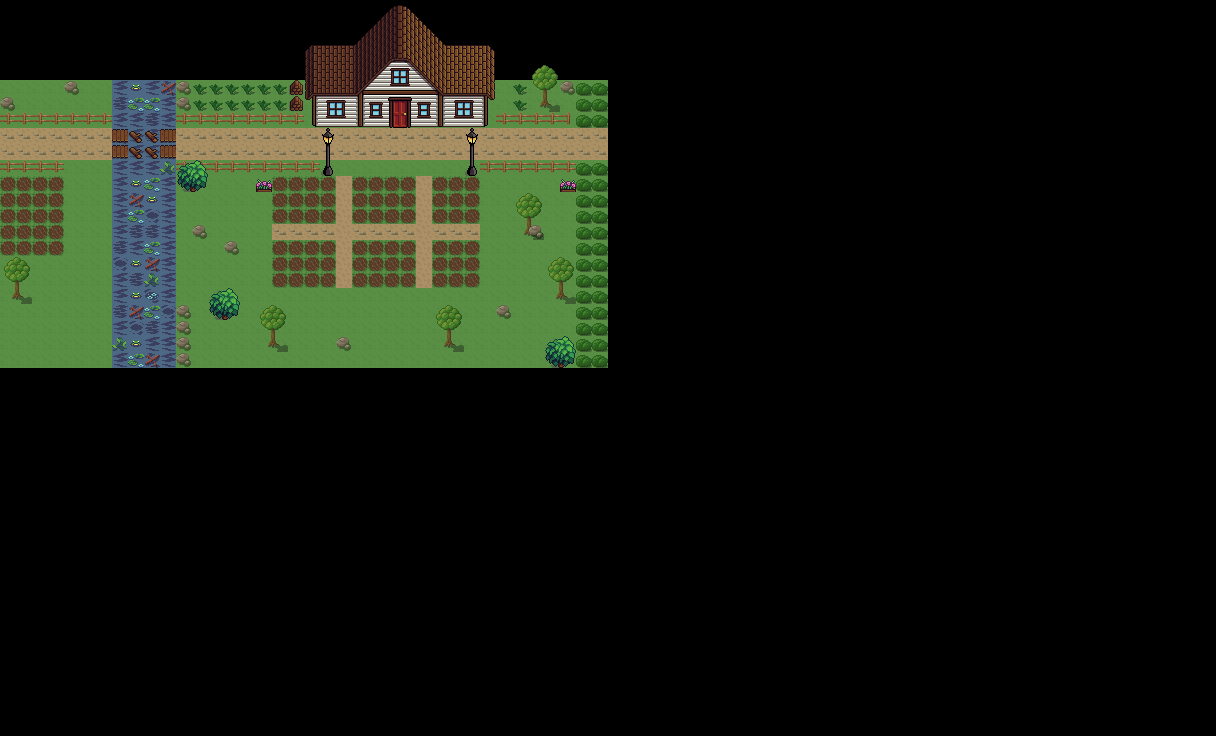

A 2D game scene composited from a Tiled map and its tileset images. What follows is a short description and the map's XML, with every tile layer's data as written:
An orthogonal 76x46 tile map with 16x16 px tiles, 3 tile layers (Layer_0, Layer_1, Layer_2).

<map version="1.10" tiledversion="1.11.0" orientation="orthogonal" renderorder="right-down" width="76" height="46" tilewidth="16" tileheight="16" infinite="0" nextlayerid="4" nextobjectid="1">
  <tileset firstgid="1" name="spritefusion" tilewidth="16" tileheight="16" tilecount="96" columns="8">
    <image source="spritesheet.png" width="128" height="192" />
  </tileset>
  <layer id="1" name="Layer_0" width="38" height="23">
    <properties>
      <property name="collider" type="bool" value="false" />
    </properties>
    <data encoding="csv">
0,0,0,0,0,0,0,0,0,0,0,0,0,0,0,0,0,0,0,0,0,0,0,0,0,0,0,0,0,0,0,0,0,0,0,0,0,0,
0,0,0,0,0,0,0,0,0,0,0,0,0,0,0,0,0,0,0,0,0,0,0,0,0,0,0,0,0,0,0,0,0,0,0,0,0,0,
0,0,0,0,0,0,0,0,0,0,0,0,0,0,0,0,0,0,0,0,0,0,0,0,0,0,0,0,0,0,0,0,0,0,0,0,0,0,
0,0,0,0,0,0,0,0,0,0,0,0,0,0,0,0,0,0,0,0,0,0,0,0,0,0,0,0,0,0,0,0,0,0,0,0,0,0,
0,0,0,0,0,0,0,0,0,0,0,0,0,0,0,0,0,0,0,0,0,0,0,0,0,0,0,0,0,0,0,0,0,0,0,0,0,0,
13,13,13,13,13,13,13,13,13,13,13,13,13,13,13,13,13,13,13,13,13,13,13,13,13,13,13,13,13,13,13,13,13,13,13,13,13,13,
13,13,13,13,13,13,13,13,13,13,13,13,13,13,13,13,13,13,13,13,13,13,13,13,13,13,13,13,13,13,13,13,13,13,13,13,13,13,
13,13,13,13,13,13,13,13,13,13,13,13,13,13,13,13,13,13,13,13,13,13,13,13,13,13,13,13,13,13,13,13,13,13,13,13,13,13,
13,13,13,13,13,13,13,13,13,13,13,13,13,13,13,13,13,13,13,13,13,13,13,13,13,13,13,13,13,13,13,13,13,13,13,13,13,13,
13,13,13,13,13,13,13,13,13,13,13,13,13,13,13,13,13,13,13,13,13,13,13,13,13,13,13,13,13,13,13,13,13,13,13,13,13,13,
13,13,13,13,13,13,13,13,13,13,13,13,13,13,13,13,13,13,13,13,13,13,13,13,13,13,13,13,13,13,13,13,13,13,13,13,13,13,
13,13,13,13,13,13,13,13,13,13,13,13,13,13,13,13,13,13,13,13,13,13,13,13,13,13,13,13,13,13,13,13,13,13,13,13,13,13,
13,13,13,13,13,13,13,13,13,13,13,13,13,13,13,13,13,13,13,13,13,13,13,13,13,13,13,13,13,13,13,13,13,13,13,13,13,13,
13,13,13,13,13,13,13,13,13,13,13,13,13,13,13,13,13,13,13,13,13,13,13,13,13,13,13,13,13,13,13,13,13,13,13,13,13,13,
13,13,13,13,13,13,13,13,13,13,13,13,13,13,13,13,13,13,13,13,13,13,13,13,13,13,13,13,13,13,13,13,13,13,13,13,13,13,
13,13,13,13,13,13,13,13,13,13,13,13,13,13,13,13,13,13,13,13,13,13,13,13,13,13,13,13,13,13,13,13,13,13,13,13,13,13,
13,13,13,13,13,13,13,13,13,13,13,13,13,13,13,13,13,13,13,13,13,13,13,13,13,13,13,13,13,13,13,13,13,13,13,13,13,13,
13,13,13,13,13,13,13,13,13,13,13,13,13,13,13,13,13,13,13,13,13,13,13,13,13,13,13,13,13,13,13,13,13,13,13,13,13,13,
13,13,13,13,13,13,13,13,13,13,13,13,13,13,13,13,13,13,13,13,13,13,13,13,13,13,13,13,13,13,13,13,13,13,13,13,13,13,
13,13,13,13,13,13,13,13,13,13,13,13,13,13,13,13,13,13,13,13,13,13,13,13,13,13,13,13,13,13,13,13,13,13,13,13,13,13,
13,13,13,13,13,13,13,13,13,13,13,13,13,13,13,13,13,13,13,13,13,13,13,13,13,13,13,13,13,13,13,13,13,13,13,13,13,13,
13,13,13,13,13,13,13,13,13,13,13,13,13,13,13,13,13,13,13,13,13,13,13,13,13,13,13,13,13,13,13,13,13,13,13,13,13,13,
13,13,13,13,13,13,13,13,13,13,13,13,13,13,13,13,13,13,13,13,13,13,13,13,13,13,13,13,13,13,13,13,13,13,13,13,13,13
    </data>
  </layer>
  <layer id="2" name="Layer_1" width="38" height="23">
    <properties>
      <property name="collider" type="bool" value="false" />
    </properties>
    <data encoding="csv">
0,0,0,0,0,0,0,0,0,0,0,0,0,0,0,0,0,0,0,32,32,32,32,32,33,34,32,32,32,32,32,0,0,0,0,0,0,0,
0,0,0,0,0,0,0,0,0,0,0,0,0,0,0,0,0,0,0,32,32,32,32,35,36,37,38,32,32,32,32,0,0,0,0,0,0,0,
0,0,0,0,0,0,0,0,0,0,0,0,0,0,0,0,0,0,0,39,40,40,41,42,36,37,43,44,45,45,46,0,0,0,0,0,0,0,
0,0,0,0,0,0,0,0,0,0,0,0,0,0,0,0,0,0,0,47,48,48,49,42,50,51,43,52,53,53,54,0,0,0,0,0,0,0,
0,0,0,0,0,0,0,0,0,0,0,0,0,0,0,0,0,0,0,55,48,48,49,56,57,58,59,52,53,53,60,0,0,14,15,0,0,0,
0,0,0,0,20,0,0,25,28,25,26,20,90,90,90,90,90,90,0,61,62,62,63,64,65,66,67,68,69,69,70,0,90,16,17,20,23,23,
20,0,0,0,0,0,0,30,27,27,25,20,90,90,90,90,90,90,0,71,72,73,74,75,76,77,75,78,72,73,79,0,90,18,19,0,23,23,
88,88,88,88,88,88,88,25,25,30,25,88,88,88,88,88,88,88,88,80,81,82,83,84,85,86,84,83,81,82,89,88,88,88,88,87,23,23,
22,22,22,22,22,22,22,26,25,30,31,22,22,22,22,22,22,22,22,22,22,22,22,22,22,22,22,22,22,22,22,22,22,22,22,22,22,22,
22,22,22,22,22,22,22,25,25,25,25,22,22,22,22,22,22,22,22,22,22,22,22,22,22,22,22,22,22,22,22,22,22,22,22,22,22,22,
88,88,88,88,0,0,0,25,25,25,31,88,88,88,88,88,88,88,88,88,0,0,0,0,0,0,0,0,0,0,88,88,88,88,88,88,23,23,
21,21,21,21,0,0,0,25,28,27,25,0,0,0,0,0,0,21,21,21,21,24,21,21,21,21,24,21,21,21,0,0,0,0,0,0,23,23,
21,21,21,21,0,0,0,25,26,28,25,0,0,0,0,0,0,21,21,21,21,24,21,21,21,21,24,21,21,21,0,0,14,15,0,0,23,23,
21,21,21,21,0,0,0,25,27,29,25,0,0,0,0,0,0,21,21,21,21,24,21,21,21,21,24,21,21,21,0,0,16,17,0,0,23,23,
21,21,21,21,0,0,0,25,30,30,25,0,0,0,0,0,0,22,22,22,22,24,22,22,22,22,24,22,22,22,14,15,18,19,0,0,23,23,
21,21,21,21,0,0,0,30,25,27,25,0,0,0,0,0,0,21,21,21,21,24,21,21,21,21,24,21,21,21,16,17,0,0,0,0,23,23,
14,15,0,0,0,0,0,29,28,26,25,0,0,0,0,0,0,21,21,21,21,24,21,21,21,21,24,21,21,21,18,19,0,0,14,15,23,23,
16,17,0,0,0,0,0,25,30,31,25,0,0,0,0,0,0,21,21,21,21,24,21,21,21,21,24,21,21,21,0,0,0,0,16,17,23,23,
18,19,0,0,0,0,0,25,28,0,25,0,0,0,0,0,0,0,0,0,0,0,0,0,0,0,0,0,0,0,0,0,0,0,18,19,23,23,
0,0,0,0,0,0,0,30,26,27,29,20,0,0,0,0,0,0,0,0,0,0,0,0,0,0,0,14,15,0,0,0,0,0,0,0,23,23,
0,0,0,0,0,0,0,25,29,30,25,20,0,0,0,0,0,0,0,0,0,0,0,0,0,0,0,16,17,0,0,0,0,0,0,0,23,23,
0,0,0,0,0,0,0,31,28,25,25,20,0,0,0,0,0,0,0,0,0,0,0,0,0,0,0,18,19,0,0,0,0,0,0,0,23,23,
0,0,0,0,0,0,0,25,27,26,25,20,0,0,0,0,0,0,0,0,0,0,0,0,0,0,0,0,0,0,0,0,0,0,0,0,23,23
    </data>
  </layer>
  <layer id="3" name="Layer_2" width="38" height="23">
    <properties>
      <property name="collider" type="bool" value="false" />
    </properties>
    <data encoding="csv">
0,0,0,0,0,0,0,0,0,0,0,0,0,0,0,0,0,0,0,0,0,0,0,0,0,0,0,0,0,0,0,0,0,0,0,0,0,0,
0,0,0,0,0,0,0,0,0,0,0,0,0,0,0,0,0,0,0,0,0,0,0,0,0,0,0,0,0,0,0,0,0,0,0,0,0,0,
0,0,0,0,0,0,0,0,0,0,0,0,0,0,0,0,0,0,0,0,0,0,0,0,0,0,0,0,0,0,0,0,0,0,0,0,0,0,
0,0,0,0,0,0,0,0,0,0,0,0,0,0,0,0,0,0,0,0,0,0,0,0,0,0,0,0,0,0,0,0,0,0,0,0,0,0,
0,0,0,0,0,0,0,0,0,0,0,0,0,0,0,0,0,0,0,0,0,0,0,0,0,0,0,0,0,0,0,0,0,0,0,0,0,0,
0,0,0,0,0,0,0,0,0,0,0,0,0,0,0,0,0,0,5,0,0,0,0,0,0,0,0,0,0,0,0,0,0,0,0,0,0,0,
0,0,0,0,0,0,0,0,0,0,0,0,0,0,0,0,0,0,5,0,0,0,0,0,0,0,0,0,0,0,0,0,0,0,0,0,0,0,
0,0,0,0,0,0,0,0,0,0,0,0,0,0,0,0,0,0,0,0,0,0,0,0,0,0,0,0,0,0,0,0,0,0,0,0,0,0,
0,0,0,0,0,0,0,8,7,7,8,0,0,0,0,0,0,0,0,0,3,0,0,0,0,0,0,0,0,3,0,0,0,0,0,0,0,0,
0,0,0,0,0,0,0,8,7,7,8,0,0,0,0,0,0,0,0,0,1,0,0,0,0,0,0,0,0,1,0,0,0,0,0,0,0,0,
0,0,0,0,0,0,0,0,0,0,0,9,10,0,0,0,0,0,0,0,2,0,0,0,0,0,0,0,0,2,0,0,0,0,0,0,0,0,
0,0,0,0,0,0,0,0,0,0,0,11,12,0,0,0,4,0,0,0,0,0,0,0,0,0,0,0,0,0,0,0,0,0,0,4,0,0,
0,0,0,0,0,0,0,0,0,0,0,0,0,0,13,13,0,0,0,0,0,0,0,0,0,0,0,0,0,0,0,0,0,0,0,0,0,0,
0,0,0,0,0,0,0,0,0,0,0,0,0,0,13,13,0,0,0,0,0,0,0,0,0,0,0,0,0,0,0,0,0,0,0,0,0,0,
0,0,0,0,0,0,0,0,0,0,0,0,20,0,13,13,0,0,0,0,0,0,0,0,0,0,0,0,0,0,13,13,0,20,0,0,0,0,
0,0,0,0,0,0,0,0,0,0,0,0,0,0,20,0,0,0,0,0,0,0,0,0,0,0,0,0,0,0,13,13,0,0,0,0,0,0,
0,0,0,0,0,0,0,0,0,0,0,0,0,0,0,0,0,0,0,0,0,0,0,0,0,0,0,0,0,0,13,13,0,0,0,0,0,0,
0,0,0,0,0,0,0,0,0,0,0,0,0,0,0,0,0,0,0,0,0,0,0,0,0,0,0,0,0,0,0,0,0,0,0,0,0,0,
0,0,0,0,0,0,0,0,0,6,0,0,0,9,10,0,0,0,0,0,0,0,0,0,0,0,0,0,0,0,0,0,0,0,0,0,0,0,
0,0,0,0,0,0,0,0,0,0,0,0,0,11,12,0,14,15,0,0,0,0,0,0,0,0,0,0,0,0,0,20,0,0,0,0,0,0,
0,0,0,0,0,0,0,0,0,0,0,0,0,0,0,0,16,17,0,0,0,0,0,0,0,0,0,0,0,0,0,0,0,0,0,0,0,0,
0,0,0,0,0,0,0,0,0,0,0,0,0,0,0,0,18,19,0,0,0,20,0,0,0,0,0,0,0,0,0,0,0,0,9,10,0,0,
0,0,0,0,0,0,0,0,0,0,0,0,0,0,0,0,0,0,0,0,0,0,0,0,0,0,0,0,0,0,0,0,0,0,11,12,0,0
    </data>
  </layer>
</map>
